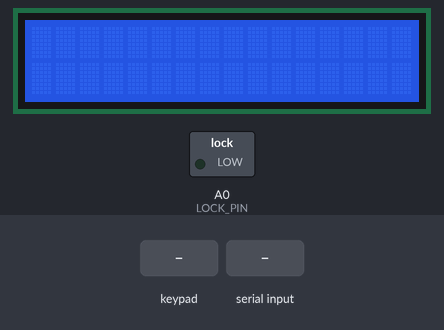
This sketch was run on a simulated Arduino Uno, built with avr-gcc and run on an emulated ATmega328P. Parts: 16×2 character LCD, switched loads named in the sketch (green lamp = pin HIGH). The test bench sets the inputs (shaded band). Pins used as bus, display or sensor lines are not drawn; what the sketch prints to the serial monitor is not drawn.

Above: at 1.3 s.
1.4 s: keypad keys 0 0 0 0 pressed 0.4 s apart
At 3.6 s:
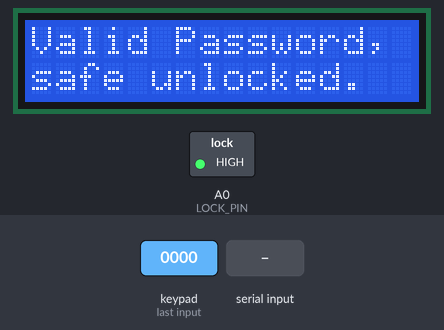
4.6 s: "8010115163138\n" received over Serial
At 9.1 s:
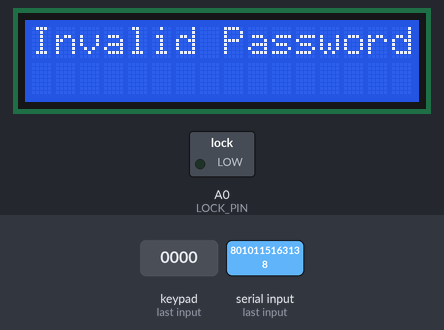
10.6 s: byte 43 ('+') received over Serial
13.6 s: "8010115163138\n" received over Serial
At 18.6 s:
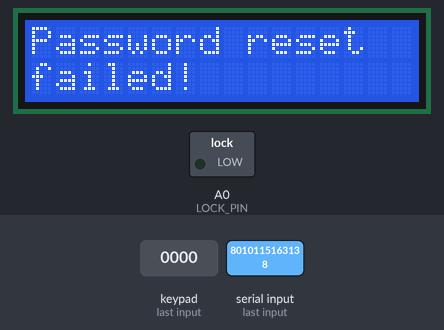
19.6 s: byte 48 ('0') received over Serial
22.6 s: keypad keys 0 0 0 0 # pressed 0.4 s apart
At 24.8 s:
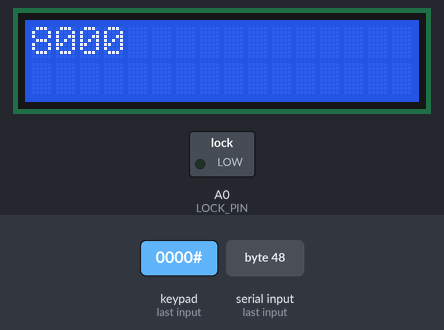
Timing chart, 0 to 26.3 s (numbered marks = the images above; inputs shaded):
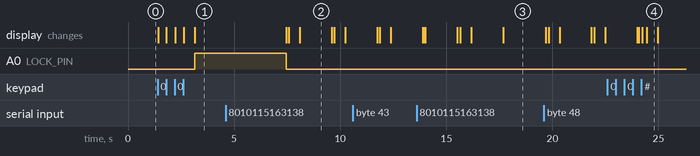

Measured:
- after the input at 1.4 s, A0 (LOCK_PIN): LOW → HIGH after 1.8 s; the display: first changes at once (image 1 shows a later state)
- after the input at 4.6 s, the display: first differs from a run without the input after 3.0 s (image 2 shows a later state)
- what the display in image 2 shows lasts 1.5 s, from 8.1 s to 9.6 s
- what the display in image 4 shows lasts 0.5 s, from 24.5 s to 25.0 s

The sketch:

medication_cabinet_lock.ino
```cpp
#include <Keypad.h>
#include <IRremote.h>
#include <SPI.h>
#include <RFID.h>
#include <Wire.h>
#include <LiquidCrystal_I2C.h>

//Setting to setup the LCD Screen
LiquidCrystal_I2C lcd(0x3F, 2, 1, 0, 4, 5, 6, 7, 3, POSITIVE);

const int LOCK_PIN = A0;    // connected to the base of the transistor

/* Define the DIO used for the SDA (SS) and RST (reset) pins. */
#define SDA_DIO 10
#define RESET_DIO A1
/* Create an instance of the RFID library */
RFID RC522(SDA_DIO, RESET_DIO);

char bluetoothData = 0; //The bluetoothData store the bluetooth data

//Settings to setup the IR Receiver
int RECV_PIN = A2;
IRrecv irrecv(RECV_PIN);
decode_results results;

//Settings to setup the Keypad
const byte ROWS = 4; //four rows
const byte COLS = 4; //four columns
char keys[ROWS][COLS] = {
  {'1', '2', '3', 'A'},
  {'4', '5', '6', 'B'},
  {'7', '8', '9', 'C'},
  {'*', '0', '#', 'D'}
};
byte rowPins[ROWS] = {5, 4, 3, 2}; //connect to the row pinouts of the keypad
byte colPins[COLS] = {9, 8, 7, 6}; //connect to the column pinouts of the keypad
Keypad keypad = Keypad( makeKeymap(keys), rowPins, colPins, ROWS, COLS );

String password = "0000";
String input = "";
bool  resetPassword = false;
bool  passwordCheck = false;
char key = ' ';
String serialNumRFID = "";

void setup() {
  Serial.begin(9600);
  pinMode(LOCK_PIN, OUTPUT);  // set  the transistor pin as output
  irrecv.enableIRIn(); // Start the receiver
  SPI.begin(); //Enable the SPI interface
  RC522.init(); //Initialise the RFID reader
  lcd.begin(16, 2);
  lcd.setCursor(0, 0);
  lcd.clear();
}

void loop()
{
  // receieves the input from RFID read and if it is corrent than unlock safe.
  receiveRFIDInput();

  // receieves the input from key and stores into key.
  receiveKeyPadInput();

  // receieves the input from IR and stores into key.
  receiveIRInput();

  // receieves the input from bluetooth key and stores into key.
  receiveBluetoothInput();

  //The mode where it takes the user input inorder to determine to unlock the safe
  if (!resetPassword && isDigit(key))
  {
    input = input + key;
    Serial.print(input);
    lcd.clear();
    lcd.setCursor(0, 0);
    lcd.print(input);
    //If the user input is valid than unlock the safe
    if (vaildPassword(input))
    {
      delay(500);
      Serial.print("\nValid Password. Safe is now unlocked.");
      lcd.clear();
      lcd.setCursor(0, 1);
      lcd.print("safe unlocked.");
      lcd.setCursor(0, 0);
      lcd.print("Valid Password,");
      unlock();
      input = "";
      lcd.clear();
    }
    //if the user input is wrong than clear input
    else if (vaildInputSize(input))
    {
      delay(500);
      Serial.print("\nInvalid Password!");
      lcd.clear();
      lcd.print("Invalid Password");
      delay(1500);
      lcd.clear();
      input = "";
    }
  }

  //Enter reset mode with key is '*'
  else if (!resetPassword && key == '*')
  {
    resetPassword = true;
    input = "";
    Serial.print("\nPASSWORD RESET");
    lcd.clear();
    lcd.setCursor(0, 1);
    lcd.print("MODE");
    lcd.setCursor(0, 0);
    lcd.print("PASSWORD RESET");
    delay(1500);
    Serial.print("\nCurrent password.");
    lcd.clear();
    lcd.setCursor(0, 1);
    lcd.print("password.");
    lcd.setCursor(0, 0);
    lcd.print("Enter current");
  }

  //Checks the user input when in reset mode
  if (resetPassword && !passwordCheck && isDigit(key))
  {
    input = input + key;
    Serial.print("\n" + input);
    lcd.clear();
    lcd.print(input);
    //if the password is corrent while in reset mode than
    //allow the user to enter a new password
    if (vaildPassword(input))
    {
      delay(500);
      Serial.print("\nValid Password. Please enter new password.");
      lcd.clear();
      lcd.print("Valid Password");
      delay(1500);
      lcd.clear();
      lcd.setCursor(0, 1);
      lcd.print("password.");
      lcd.setCursor(0, 0);
      lcd.print("Enter new");
      passwordCheck = true;
      input = "";
    }
    //If the password is incorrent than exit the reset mode.
    else if (vaildInputSize(input))
    {
      delay(500);
      Serial.print("\nInvalid Password! Password reset failed!");
      lcd.clear();
      lcd.print("Invalid Password");
      delay(1500);
      lcd.clear();
      lcd.setCursor(0, 1);
      lcd.print("failed!");
      lcd.setCursor(0, 0);
      lcd.print("Password reset");
      delay(2000);
      lcd.clear();
      resetPassword = false;
      input = "";
    }
  }
  //Check user input and than makes the input the new password
  else if (resetPassword && passwordCheck && isDigit(key))
  {
    input = input + key;
    Serial.print(input);
    lcd.clear();
    lcd.print(input);
    if (vaildInputSize(input))
    {
      delay(500);
      password = input;
      Serial.print("\nNew Password: " + input);
      lcd.clear();
      lcd.setCursor(0, 1);
      lcd.print(input);
      lcd.setCursor(0, 0);
      lcd.print("New Password:");
      delay(1500);
      lcd.clear();
      resetPassword = false;
      passwordCheck = false;
      input = "";
    }
  }
  key = ' ';  //clear key for next input
}

//Check the user input if it matches the password.
bool vaildPassword(String inputStr)
{
  if (inputStr == password)
  {
    return true;
  }
  else
  {
    return false;
  }
}

//Check if the input is the correct length of 4 characters
bool vaildInputSize(String inputStr)
{
  if (inputStr.length() == 4)
  {
    return true;
  }
  else
  {
    return false;
  }
}

//Check the ir code and sets it to the respective number
void receiveIRInput ()
{
  if (irrecv.decode(&results)) {
    if (results.value == 0x373119) {
      key = '0';
    }
    else if (results.value == 0x36113D) {
      key = '1';
    }
    else if (results.value == 0x37111D) {
      key = '2';
    }
    else if (results.value == 0x36912D) {
      key = '3';
    }
    else if (results.value == 0x37910D) {
      key = '4';
    }
    else if (results.value == 0x365135) {
      key = '5';
    }
    else if (results.value == 0x375115) {
      key = '6';
    }
    else if (results.value == 0x36D125) {
      key = '7';
    }
    else if (results.value == 0x37D105) {
      key = '8';
    }
    else if (results.value == 0x363139) {
      key = '9';
    }
    else if (results.value == 0x366133) {
      key = '*';
    }
    delay(100);
    irrecv.resume(); // Receive the next value
  }
}

//get the input for the
void receiveKeyPadInput()
{
  key = keypad.getKey();
}

void receiveBluetoothInput()
{
  if (Serial.available() > 0)     // Send data only when you receive data:
  {
    bluetoothData = Serial.read();        //Read the incoming data & store into data
    if (bluetoothData == '0')
      key = '0';
    else if (bluetoothData == '1')
      key = '1';
    else if (bluetoothData == '2')
      key = '2';
    else if (bluetoothData == '3')
      key = '3';
    else if (bluetoothData == '4')
      key = '4';
    else if (bluetoothData == '5')
      key = '5';
    else if (bluetoothData == '6')
      key = '6';
    else if (bluetoothData == '7')
      key = '7';
    else if (bluetoothData == '8')
      key = '8';
    else if (bluetoothData == '9')
      key = '9';
    else if (bluetoothData == '+')
      key = '*';
  }
}

//Checks the serial of the RFID card and if it matchs the password than unlock the safe
void receiveRFIDInput()
{
  /* Has a card been detected? */
  if (RC522.isCard())
  {
    /* If so then get its serial number */
    RC522.readCardSerial();
    for (int i = 0; i < 5; i++)
    {
      serialNumRFID += RC522.serNum[i], DEC;
    }
    //If the serial number matches the password then unlock
    if (serialNumRFID == "8010115163138")
    {
      Serial.print("\nValid Card. Safe is now unlocked.");
      lcd.setCursor(0, 1);
      lcd.print("safe unlocked.");
      lcd.setCursor(0, 0);
      lcd.print("Valid Card,");
      unlock();
      lcd.clear();
    }
    serialNumRFID = ""; //Clear serialNumRFID for the next RFID card.
  }
}

//unlocks the safe
void unlock()
{
  digitalWrite(LOCK_PIN, HIGH);   // turn the LED on (HIGH is the voltage level)
  delay(4300);                       // wait for a second
  digitalWrite(LOCK_PIN, LOW);    // turn the LED off by making the voltage LOW
}
```
